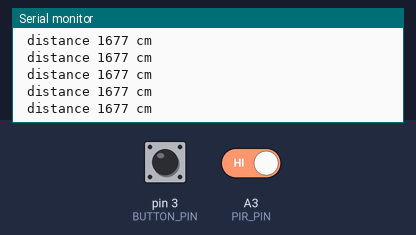
This sketch was run on a simulated Arduino Nano, built with avr-gcc and run on an emulated ATmega328P. Parts: the last lines printed to the serial monitor. Wiring (inferred from the names in the program): 24Cxx EEPROM at I2C address 0x57. The inputs (shaded band) are chosen by the test bench; at power-on: pin 3 (BUTTON_PIN) HIGH, A3 (PIR_PIN) HIGH. EEPROM starts erased; no radio packets arrive unless stated.

Above: at 1.2 s.
1.3 s: pin 3 (BUTTON_PIN) pulled LOW for 0.15 s
2.9 s: A3 (PIR_PIN) driven LOW
At 3.4 s:
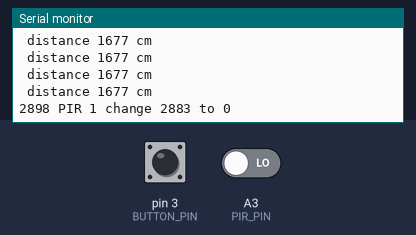
4.4 s: pin 3 (BUTTON_PIN) pulled LOW for 1 s
At 5.9 s:
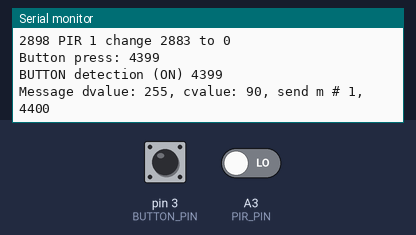
6.9 s: A3 (PIR_PIN) driven HIGH
At 7.7 s:
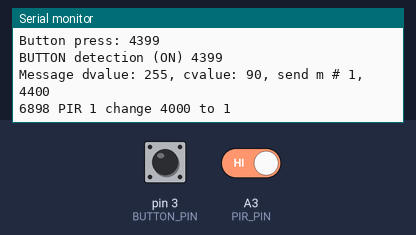
8.4 s: pin 3 (BUTTON_PIN) driven LOW and A3 (PIR_PIN) driven LOW
At 9.0 s:
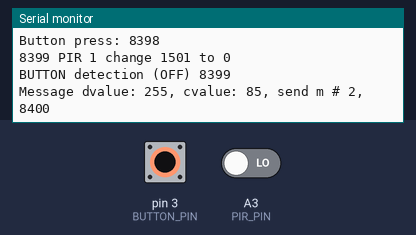
Timing chart, 0 to 10.9 s (numbered marks = the images above; inputs shaded):
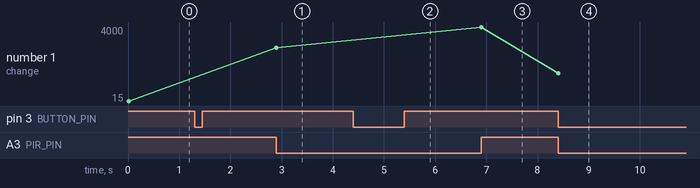

The sketch:

Node_01_detector_sensor_button.ino
```cpp
/*
 * RF-Nano, headers, transmitter for PIR/distance sensor/button
 */

#include "RF24.h"
#include <RF24Network.h>
#include <SPI.h>

#include "distance.h"

#define radioChannel 110
#define CE_PIN 10
#define CSN_PIN 9

// one button or more buttons can be connected to trigger human presence manually
#define BUTTON_PIN 3
#define PIR_PIN A3

/**** Configure the nrf24l01 CE and CSN pins ****/
RF24 radio(CE_PIN, CSN_PIN); // nRF24L01 (CE, CSN)
RF24Network network(radio); // Include the radio in the network

const uint16_t detectornode = 01; // Address of this node in Octal format (04, 031, etc.)
const uint16_t basenode = 00; // Address of the home/host/controller node in Octal format
const uint8_t radiolevel = RF24_PA_LOW; // RF24_PA_MIN (0), RF24_PA_LOW (1), RF24_PA_HIGH (2), RF24_PA_MAX (3)

const unsigned long keywordvalB = 0xbeeffeed;
const unsigned long keywordvalD = 0xdeeffeeb;

struct base_payload{
  uint32_t keyword;
  uint32_t timing;
  uint8_t count;
  uint8_t bvalue;
};

struct detector_payload{
  uint32_t keyword;
  uint32_t timing;
  uint8_t count;
  uint8_t dvalue;
  uint8_t cvalue;
};

bool newdata = false;
unsigned long currentmilli = 0;
uint8_t detectionValue = 0;
uint8_t commandValue = 0;

void setup() {
  Serial.begin(115200);
  while (!Serial) { // some boards need this because of native USB capability
    delay(10);
  }

  // setup for sensors
  pinMode(BUTTON_PIN, INPUT_PULLUP);
  pinMode(PIR_PIN, INPUT);
  setupDistance();

  Serial.println(F(" ***** <> *****"));
  Serial.println(__FILE__);
  Serial.print(F("creation/build time: "));
  Serial.println(__TIMESTAMP__);
  Serial.print(F("Detectornode: "));
  Serial.println(detectornode);
  Serial.flush();

  SPI.begin();
  if (!radio.begin()){
    Serial.println(F("Radio HW error."));
    while (true) delay(1000);
  }
  radio.setPALevel(radiolevel, 0);
  radio.setDataRate(RF24_1MBPS);
  network.begin(radioChannel, detectornode);
  Serial.print(F("radioChannel: "));
  Serial.print(radioChannel);
  Serial.print(F(", level: "));
  Serial.println(radiolevel);

  attachInterrupt(digitalPinToInterrupt(BUTTON_PIN), buttonPress, FALLING); // trigger when button is pressed

  Serial.println(F(" ----"));
}

bool activePIR = false;
bool PIRconfirmed = false;
bool activeBUTTON = false;
uint16_t objectdistance = 0;

//bool trackDetectionAndButton(bool pfresh, unsigned long currentDetectMillis){
bool trackSensors(bool pfresh, unsigned long currentDetectMillis){
  static unsigned long activationTime = 0;
  static unsigned long clearingTime = 0;
  static bool activated = false;
  bool fresh = pfresh;

  if (activated){

    if (activeBUTTON){ // turn off, when PIR clear
      if ((unsigned long)(currentDetectMillis - activationTime) > 3000){ // 3 seconds
        if (!activePIR){ // if PIR cleared after button press
          commandValue = 85;
          clearingTime = currentDetectMillis;
          Serial.print(F("BUTTON detection (OFF) "));
          Serial.println(currentDetectMillis);
          fresh = true;
          activated = false;
          activePIR = false;
          PIRconfirmed = false;
          activeBUTTON = false;
        }
      }
      else { // pressed button to quickly or too long
        activeBUTTON = false;
      }
    }
    else {
      if ((unsigned long)(currentDetectMillis - activationTime) > 60000){ // 60 seconds no new activation
        PIRconfirmed = false;
        activeBUTTON = false;
        detectionValue = 0;
        commandValue = 0;
        Serial.print(F("Reset detections "));
        Serial.println(currentDetectMillis);
        activated = false;
      }
    }

  }
  else {
    if (PIRconfirmed){
      commandValue = 95;
      Serial.print(F("PIR detection confirmed "));
      Serial.println(currentDetectMillis);
      activated = true;
    }
    else { // if PIR has to be confirmed from distance measurement
      if (activePIR){
        objectdistance = measureDistance(currentDetectMillis);
        if (objectdistance < 0xff00){
          Serial.print(F(" distance "));
          Serial.print(objectdistance);
          Serial.println(F(" cm"));
          PIRconfirmed = objectdistance < 50; // binnen 50 cm
        }
      }
    }
    if (activeBUTTON){ // turn on in case this is not done yet
      if ((unsigned long)(currentDetectMillis - clearingTime) > 3000){ // 3 seconds
        commandValue = 90;
        activationTime = currentDetectMillis;
        Serial.print(F("BUTTON detection (ON) "));
        Serial.println(currentDetectMillis);
        activated = true;
      }
      activeBUTTON = false;
    }
    if (activated){
      activationTime = currentDetectMillis;
      detectionValue = 0xff;
      fresh = true;
    }
  }
  return fresh;
}

//===== Receiving =====//
bool receiveRFnetwork(){
  // unsigned long currentRFmilli = millis();
  bool mreceived = false;

  if (network.available()){ // Is there any incoming data?
    RF24NetworkHeader header;
    network.peek(header);
    if ((header.from_node != basenode)||(header.type != 'B')) {
      Serial.print(F("Received unexpected message, from_node: "));
      Serial.print(header.from_node);
      Serial.print(F(", type: "));
      Serial.print(header.type);
      Serial.println(char(header.type));
    }
    else{
      base_payload Rxdata;
      network.read(header, &Rxdata, sizeof(Rxdata)); // Read the incoming data
      if (Rxdata.keyword == keywordvalB){
        Serial.print(F("Data received from base/collector "));
        Serial.println(millis());
        mreceived = true;
        // in case a message is received, with specific data, the detector could be 'reset' (for example)


      }
      else{
        Serial.println(F("Keyword failure"));
      }
    }
  }

  return mreceived;
}

//===== Sending =====//
bool transmitRFnetwork(bool pfresh){
  static unsigned long sendingTimer = 0;
  static uint8_t counter = 0;
  static uint8_t failcount = 0;
  bool fresh = pfresh;
  unsigned long currentRFmilli = millis();
  bool w_ok;

  // Every x seconds, or on new data
  if ((fresh)||((unsigned long)(currentRFmilli - sendingTimer) > 60000)){
    sendingTimer = currentRFmilli;

    detector_payload Txdata;
    Txdata.keyword = keywordvalD;
    Txdata.timing = currentRFmilli;
    Txdata.count = counter++;
    Txdata.dvalue = detectionValue;
    Txdata.cvalue = commandValue;

    Serial.print(F("Message dvalue: "));
    Serial.print(Txdata.dvalue);
    Serial.print(F(", cvalue: "));
    Serial.print(Txdata.cvalue);

    RF24NetworkHeader header0(basenode, 'K'); // address where the data is going
    w_ok = network.write(header0, &Txdata, sizeof(Txdata)); // Send the data
    Serial.print(F(", send "));
    if (w_ok){
      fresh = false;
      failcount = 0;
    }
    else{
      Serial.print(F("failed "));
      failcount++;
    }
    Serial.print(F("m # "));
    Serial.print(Txdata.count);
    Serial.print(F(", "));
    Serial.println(currentRFmilli);

    if (failcount > 4){
      fresh = false; // do not send a lot of messages continuously
    }
  }

  return fresh;
}

bool pressBUTTON = false;
uint8_t remPIR1 = 3;
uint8_t curPIR1 = 3;
unsigned long difPIR = 3;
unsigned long difPIRtime1 = 0;

void loop() {

  network.update();

  currentmilli = millis();

  //newdata = receiveRFnetwork(currentmilli);

  //************************ sensors ****************//
  newdata = false;

  curPIR1 = digitalRead(PIR_PIN);
  if (curPIR1 != remPIR1){
    difPIR = (unsigned long)(currentmilli - difPIRtime1);
    Serial.print(currentmilli);
    Serial.print(F(" PIR 1 change "));
    Serial.print(difPIR);
    Serial.print(F(" to "));
    Serial.println(curPIR1);
    remPIR1 = curPIR1;
    difPIRtime1 = currentmilli;

    // // if change in PIR, refresh globals
    // if (activePIR){
    //   if (curPIR1 == LOW){
    //     activePIR = false;
    //   }
    // }
    // else{
    //   if (curPIR1 == HIGH){
    //     activePIR = true;
    //   }
    // }

    // if change in PIR, refresh globals
    activePIR = curPIR1 == HIGH;
  }

  if (pressBUTTON){
    pressBUTTON = false;
    newdata = true;
    activeBUTTON = true;
  }

  //************************ sensors ****************//

  newdata = trackSensors(newdata, currentmilli);

  transmitRFnetwork(newdata);

}

void buttonPress(){
  if (!activeBUTTON){
    pressBUTTON = true;
    Serial.print(F("Button press: "));
    Serial.println(millis());
  }
  else {
    Serial.println(F("Button already activated! "));
  }
}
```

distance.h
```cpp
/*
 * ultrasone sensor HC_SR04, via I2C interface
 */

#include "Wire.h"

#define SR04_I2CADDR 0x57

byte ds[3];
unsigned long distancemilli = 0;

void setupDistance(){
  Wire.begin(); // Start I2C
}

uint16_t readDistanceCM(){
  uint16_t retDist = 0xffff;
  uint8_t i = 0;
  ds[0] = 0;
  ds[1] = 0;
  ds[2] = 0;
  Wire.requestFrom(SR04_I2CADDR, 3); // read 3 bytes, the distance
  while (Wire.available()) // the 3 bytes should be available
  {
    ds[i++] = Wire.read();
  }
  unsigned long distance = (unsigned long)(ds[0]) * 65536;
  distance = distance + (unsigned long)(ds[1]) * 256;
  distance = (distance + (unsigned long)(ds[2])) / 10000;
  if (distance > 0) { // minimum distance is 4 cm, maximum 400 cm
    // Serial.print(distance);
    // Serial.println(F(" cm "));
    retDist = distance;
  }
  return retDist;
}

/*
 *    command: 0 nothing
 *             1 start measurement
 *             2 get measurement
 *             - error
 */
uint16_t sonardistance(uint16_t command, unsigned long distMilli){
  static unsigned long startdistancemilli = 0;
  static uint16_t dstate = 0xfff0;
  static uint16_t distcm = 0xfff0;
  uint16_t retval = 0xff01;

  // state can be 0xffff - nothing, 0xfffe - measuring in progress, 0xfffd - measuring complete
  if (dstate == 0xfffe){ // check if measurement complete
          // Serial.print(" time ");
          // Serial.print(distMilli);
          // Serial.print(" start distance ");
          // Serial.println(startdistancemilli);
    if (((unsigned long)(distMilli - startdistancemilli) > 120)){ // processing time is around 100 ms
      dstate = 0xfffd;
      distcm = readDistanceCM();
      // Serial.print(" distcm ");
      // Serial.println(distcm);
    }
  }

  retval = dstate;
  switch(command){
    case 3:
      // retval = dstate;
      break;
    case 2:
      if (dstate == 0xfffd){
        retval = distcm;
        dstate = 0xfff0; // ready for next measurement
      }
      // else {
      //   retval = dstate;
      // }
      break;
    // case 1:
    default: // 1
      //if (((unsigned long)(distMilli - startdistancemilli) > 250)){ // 4 measurements per second is enough
      //if (true){ // as quickly as possible
        Wire.beginTransmission(SR04_I2CADDR);
        Wire.write(1);          // 1 = cmd to start meansurement
        Wire.endTransmission();
        startdistancemilli = distMilli;
        // Serial.print(" start distance ");
        // Serial.println(distMilli);
        dstate = 0xfffe;
        retval = dstate;
      //}
  }

  return retval;
}

uint16_t getDistance(unsigned long distMilli) {
  uint16_t sd = sonardistance(3, distMilli);
  return sd;
}

// start distance measurement
void startDistance(unsigned long distMilli){
  uint16_t sd = sonardistance(1, distMilli);
}

// return distance in cm
uint16_t readDistance(unsigned long distMilli) {
  uint16_t sd = sonardistance(2, distMilli);
  // if (sd < 0xff00) {
  //   Serial.print(sd, HEX);
  //   Serial.println(F(" cm "));
  // }
  return sd;
}

// state can be 0xffff - nothing, 0xfffe - measuring in progress, 0xfffd - measuring complete
uint16_t measureDistance(unsigned long distMilli){
  uint16_t status = getDistance(distMilli);
  if (status < 0xfffc){
    startDistance(distMilli);
  }
  else if (status == 0xfffd){
    status = readDistance(distMilli);
  }
  return status;
}
```

Measured:
- after the input at 2.9 s, the serial monitor: prints a new line at once (image 1)
- after the input at 4.4 s, the serial monitor: prints a new line at once (image 2)
- after the input at 6.9 s, the serial monitor: prints a new line at once (image 3)
- after the input at 8.4 s, the serial monitor: prints a new line at once (image 4)
- plotted number 1: 15 → 2883 after the input at 2.9 s, 2883 → 4000 after the input at 6.9 s, 4000 → 1501 after the input at 8.4 s
